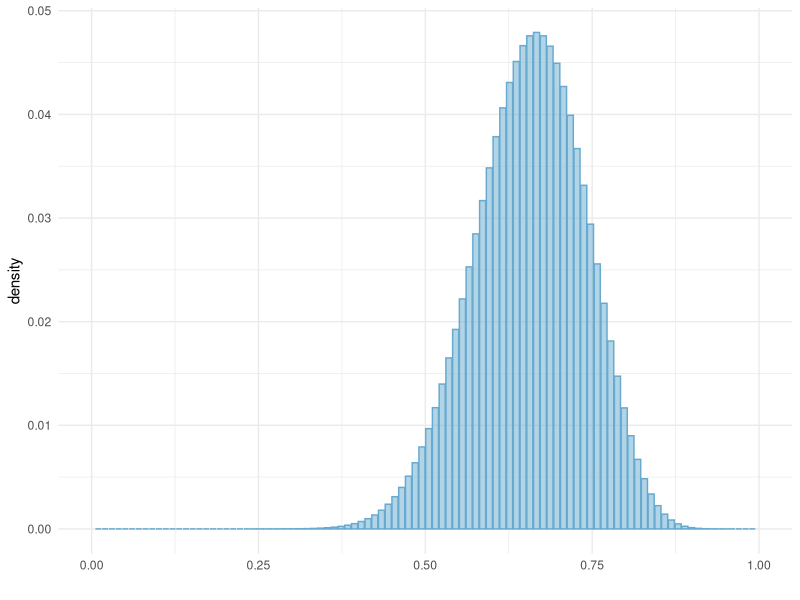

Write R code to recreate this figure.
# libraries
library(ggplot2)

# set grid resolution
resolution <- 100

# create the grid
grid <- seq(from = 0, to = 1, length.out = resolution)

# prior
prior <- rep(1, resolution)
prior

# sequence 100100101011011001111111111101
n <- 30
z <- 20

# likelihood
likelihood <- dbinom(z, n, prob = grid)
likelihood

# posterior
posterior <- likelihood * prior

# standardize the posterior so it sums to 1
posterior <- posterior / sum(posterior)

# visualize
posterior
df <- data.frame(x = grid, y = posterior)
ggplot(data = df, aes(x = x, y = y)) +
  geom_bar(stat = "identity",
           color = "#67a9cf",
           fill = "#67a9cf",
           alpha = 0.5) +
  xlim(0, 1) +
  xlab("") +
  ylab("density") +
  theme_minimal()
